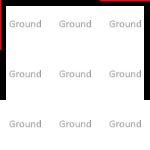

A level layout from a 2D game, rendered from its tile map. Below: a short description, then the map file with its tile-grid data intact:
An orthogonal 3x3 tile map with 50x50 px tiles, 2 tile layers (Ground, Walls), 1 hidden layer not drawn, 2 tilesets and 15 objects (7x SampleObject, 3x Timer, TrackingSampleObject, WorldTimer, SignRight).

<map version="1.8" tiledversion="1.8.4" orientation="orthogonal" renderorder="left-up" compressionlevel="0" width="3" height="3" tilewidth="50" tileheight="50" infinite="0" nextlayerid="32" nextobjectid="81">
 <properties>
  <property name="AvailableTime" type="int" value="30" />
  <property name="Chapter" value="walkthrough" />
  <property name="NoAgents" type="bool" value="false" />
  <property name="NoSpawning" type="bool" value="false" />
  <property name="Skybox" value="/Skybox/Cartoon_Airbrush_Day_NoSun" />
  <property name="Speak" value="Here you see some objects that show basic placement and rotation options as well as data binding and timers in action." />
 </properties>
 <tileset firstgid="1" source="../../_Tiled/Master.tsx" />
 <tileset firstgid="34" source="../../_Tiled/Deco.tsx" />
 <group id="5" name="Floor 0">
  <properties>
   <property name="Height" type="float" value="2.5" />
  </properties>
  <layer id="1" name="Ground" width="3" height="3">
   <properties>
    <property name="Materials" value="[ground]" />
    <property name="Walkable" type="bool" value="true" />
   </properties>
   <data encoding="csv">
4,4,4,
4,4,4,
4,4,4
</data>
  </layer>
  <layer id="28" name="Ceiling" width="3" height="3" visible="0">
   <properties>
    <property name="AtCeiling" type="bool" value="true" />
    <property name="Materials" value="[ceiling]" />
   </properties>
   <data encoding="csv">
3,3,3,
3,3,3,
3,3,3
</data>
  </layer>
  <layer id="3" name="Walls" width="3" height="3">
   <properties>
    <property name="ConnectToCeiling" type="bool" value="true" />
    <property name="Materials" value="[walls]" />
   </properties>
   <data encoding="csv">
2684354566,3221225477,3221225478,
2684354565,0,1610612741,
0,0,0
</data>
  </layer>
  <objectgroup id="4" name="Transitions">
   <object id="65" gid="8" x="100" y="50" width="50" height="50">
    <properties>
     <property name="TargetZone" value="CustomWalls" />
    </properties>
   </object>
  </objectgroup>
  <objectgroup id="31" name="Buttons">
   <object id="80" gid="14" x="0" y="0" width="50" height="50" rotation="90">
    <properties>
     <property name="Anchor" value="0,-1" />
     <property name="ResetZoneTimer" type="bool" value="true" />
     <property name="Y" type="int" value="2" />
    </properties>
   </object>
  </objectgroup>
  <objectgroup id="27" name="Objects" visible="0">
   <object id="67" type="SampleObject" gid="40" x="0" y="50" width="50" height="50" />
   <object id="68" type="SampleObject" gid="40" x="0" y="0" width="50" height="50" rotation="90">
    <properties>
     <property name="Y" type="int" value="1" />
    </properties>
   </object>
   <object id="69" type="SampleObject" gid="40" x="50" y="0" width="50" height="50" rotation="180">
    <properties>
     <property name="Y" type="int" value="2" />
    </properties>
   </object>
   <object id="70" type="SampleObject" gid="40" x="50" y="50" width="50" height="50" rotation="-90">
    <properties>
     <property name="Y" type="int" value="3" />
    </properties>
   </object>
   <object id="71" type="SampleObject" gid="40" x="50" y="50" width="50" height="50" rotation="-90">
    <properties>
     <property name="Rotate" value="0;45;0" />
     <property name="Y" type="int" value="4" />
    </properties>
   </object>
   <object id="72" type="TrackingSampleObject" gid="40" x="100" y="100" width="50" height="50" rotation="180">
    <properties>
     <property name="Move" value="0;0;1.5" />
     <property name="Scale" value="2" />
     <property name="Y" type="int" value="2" />
    </properties>
   </object>
   <object id="73" type="SampleObject" gid="40" x="50" y="100" width="50" height="50" rotation="-180">
    <properties>
     <property name="Move" value="1;0;1" />
     <property name="Rotate" value="0;45;0" />
     <property name="Scale" value="2" />
     <property name="Y" type="int" value="2" />
    </properties>
   </object>
   <object id="74" type="SampleObject" gid="40" x="150" y="100" width="50" height="50" rotation="180">
    <properties>
     <property name="Move" value="-1;0;1" />
     <property name="Rotate" value="0;-45;0" />
     <property name="Scale" value="2" />
     <property name="Y" type="int" value="2" />
    </properties>
   </object>
   <object id="76" type="Timer" gid="43" x="0" y="50" width="50" height="50" rotation="90">
    <properties>
     <property name="DataBinding" value="ZoneTimer" />
     <property name="Snap" type="bool" value="true" />
     <property name="Text" value="Zone Timer" />
     <property name="Y" type="int" value="2" />
    </properties>
   </object>
   <object id="77" type="WorldTimer" gid="43" x="0" y="50" width="50" height="50" rotation="90">
    <properties>
     <property name="Snap" type="bool" value="true" />
     <property name="Y" type="int" value="3" />
    </properties>
   </object>
   <object id="78" type="Timer" gid="43" x="0" y="50" width="50" height="50" rotation="90">
    <properties>
     <property name="DataBinding" value="TimeElapsed" />
     <property name="Snap" type="bool" value="true" />
     <property name="Text" value="Time Elapsed" />
     <property name="Y" type="int" value="4" />
    </properties>
   </object>
   <object id="79" type="Timer" gid="43" x="0" y="50" width="50" height="50" rotation="90">
    <properties>
     <property name="DataBinding" value="ZoneTime" />
     <property name="Snap" type="bool" value="true" />
     <property name="Text" value="Zone Time" />
     <property name="Y" type="int" value="1" />
    </properties>
   </object>
  </objectgroup>
  <objectgroup id="30" name="Signs">
   <object id="66" type="SignRight" gid="40" x="100" y="0" width="50" height="50" rotation="-180">
    <properties>
     <property name="Anchor" value="-1,0" />
     <property name="Snap" type="bool" value="true" />
     <property name="Text" value="Custom Walls (Manual Placement)" />
     <property name="Y" type="int" value="2" />
    </properties>
   </object>
  </objectgroup>
 </group>
</map>
